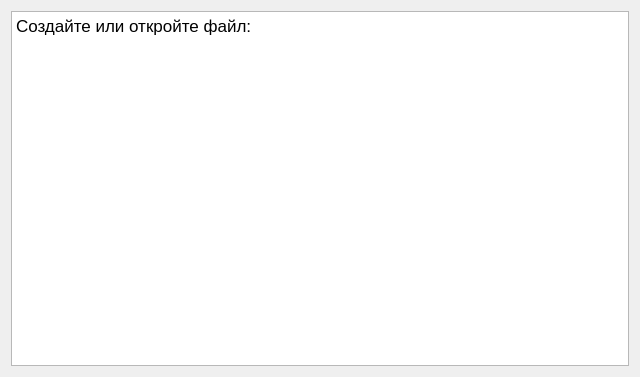
<?xml version="1.0" encoding="UTF-8"?>
<ui version="4.0">
 <class>Code</class>
 <widget class="QWidget" name="Code">
  <property name="geometry">
   <rect>
    <x>0</x>
    <y>0</y>
    <width>640</width>
    <height>377</height>
   </rect>
  </property>
  <property name="windowTitle">
   <string>Form</string>
  </property>
  <layout class="QGridLayout" name="gridLayout">
   <item row="0" column="0">
    <widget class="QTextEdit" name="code">
     <property name="autoFormatting">
      <set>QTextEdit::AutoNone</set>
     </property>
     <property name="html">
      <string>&lt;!DOCTYPE HTML PUBLIC &quot;-//W3C//DTD HTML 4.0//EN&quot; &quot;http://www.w3.org/TR/REC-html40/strict.dtd&quot;&gt;
&lt;html&gt;&lt;head&gt;&lt;meta name=&quot;qrichtext&quot; content=&quot;1&quot; /&gt;&lt;style type=&quot;text/css&quot;&gt;
p, li { white-space: pre-wrap; }
&lt;/style&gt;&lt;/head&gt;&lt;body style=&quot; font-family:'.AppleSystemUIFont'; font-size:13pt; font-weight:400; font-style:normal;&quot;&gt;
&lt;p style=&quot; margin-top:0px; margin-bottom:0px; margin-left:0px; margin-right:0px; -qt-block-indent:0; text-indent:0px;&quot;&gt;Создайте или откройте файл:&lt;/p&gt;&lt;/body&gt;&lt;/html&gt;</string>
     </property>
     <property name="overwriteMode">
      <bool>false</bool>
     </property>
    </widget>
   </item>
  </layout>
 </widget>
 <resources/>
 <connections/>
</ui>
